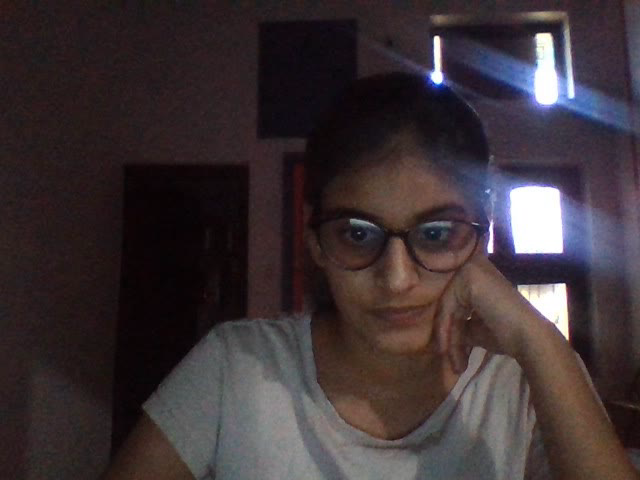
#> input picture frame 10 of output.avi, 640 x 480 px, given in place of the camera
$ jupyter execute --allow-errors Untitled.ipynb   (older library calls are emulated)
#> lines starting #> are read from the running program, lines starting #| are printed output that depends on the picture; after the words box and inside, x2 and y2 are one past the last pixel; in counts of white or black regions, pixels touching at a corner belong together
[cell 1]
import cv2

[cell 2]
import cv2
img = cv2.imread('F:\Computer Vision\opencv-master\samples\data\lena.jpg',0)

print(img)
#| None

cv2.imshow('image', img)
cv2.waitKey(5000)
cv2.destroyAllWindows()

[cell 3]
import cv2
img = cv2.imread('F:\Computer Vision\opencv-master\samples\data\lena.jpg',-1)

print(img)
#| None

cv2.imshow('image', img)
cv2.waitKey(0)
cv2.destroyAllWindows()

cv2.imwrite('lena_copy.png',img)
#> Out = True

[cell 4]
import cv2
img = cv2.imread('F:\Computer Vision\opencv-master\samples\data\lena.jpg',-1)

cv2.imshow('image', img)

k=cv2.waitKey(0)
#> (key q is pressed here)

if k == 27: #if ecs key presed thn destory the window
    cv2.destroyAllWindows()
elif k ==ord('s'):   #pressed s key thn copy is creted
    cv2.imwrite('lena_copy.png',img)
    cv2.destroyAllWindows()

[cell 5]
import cv2

cap = cv2.VideoCapture(0);

while(True):
    ret,frame = cap.read()      #ret collects true/false
#> frame is the input picture: shape (480, 640, 3); mean B, G, R 53.4, 50.2, 60.5


    cv2.imshow('frame',frame)
    if cv2.waitKey(1) & 0xFF == ord('q'):
#> (key q is pressed here)
        break

cap.release()
cv2.destroyAllWindows()

[cell 6]
import cv2

cap = cv2.VideoCapture(0)
fourcc = cv2.VideoWriter_fourcc(*'XVID')
out = cv2.VideoWriter('output.avi',fourcc,20.0,(640,480))  #to save vedio

while(cap.isOpened()):
    ret,frame = cap.read()
    #ret collects true/false
    if ret == True:

        print(cap.get(cv2.CAP_PROP_FRAME_WIDTH))
        print(cap.get(cv2.CAP_PROP_FRAME_HEIGHT))

        out.write(frame)

        cv2.imshow('frame',frame)
        if cv2.waitKey(1) & 0xFF == ord('q'):
#> (key q is pressed here)
            break
    else:
        break
cap.release()
out.release()
cv2.destroyAllWindows()

[cell 7]
import cv2
img = cv2.imread('F:\Computer Vision\opencv-master\samples\data\lena.jpg',1)

img = cv2.line(img,(0,0), (255,255),(255,0,0),5)
#line arguments(img,starting_cordinates,ending_cordinated,BGRcolor,thickness)
img = cv2.arrowedLine(img,(0,255), (255,255),(0,255,0),5)

#draw rectangle
img = cv2.rectangle(img, (384,0),(510,128),(0,0,255),5)
img = cv2.rectangle(img, (284,250),(250,100),(255,0,0),-1)

img = cv2.circle(img,(447,63),63,(0,255,0),-1)

#put text on img
font=cv2.FONT_HERSHEY_SIMPLEX
img = cv2.putText(img, 'hey!!', (10,500,),font,4,(255,255,255),10,cv2.LINE_AA)

cv2.imshow('image', img)
cv2.waitKey(0)
cv2.destroyAllWindows()

[cell 8]
##Using numpy zeroes
import numpy as np
import cv2

#img = cv2.imread('F:\Computer Vision\opencv-master\samples\data\lena.jpg',1)

img = np.zeros([912,512,3],np.uint8)

img = cv2.line(img,(0,0), (255,255),(255,0,0),5)
#line arguments(img,starting_cordinates,ending_cordinated,BGRcolor,thickness)
img = cv2.arrowedLine(img,(0,255), (255,255),(0,255,0),5)

#draw rectangle
img = cv2.rectangle(img, (384,0),(510,128),(0,0,255),5)
img = cv2.rectangle(img, (284,250),(250,100),(255,0,0),-1)

img = cv2.circle(img,(447,63),63,(0,255,0),-1)

#put text on img
font=cv2.FONT_HERSHEY_SIMPLEX
img = cv2.putText(img, 'hey!!', (10,500,),font,4,(255,255,255),10,cv2.LINE_AA)

cv2.imshow('image', img)
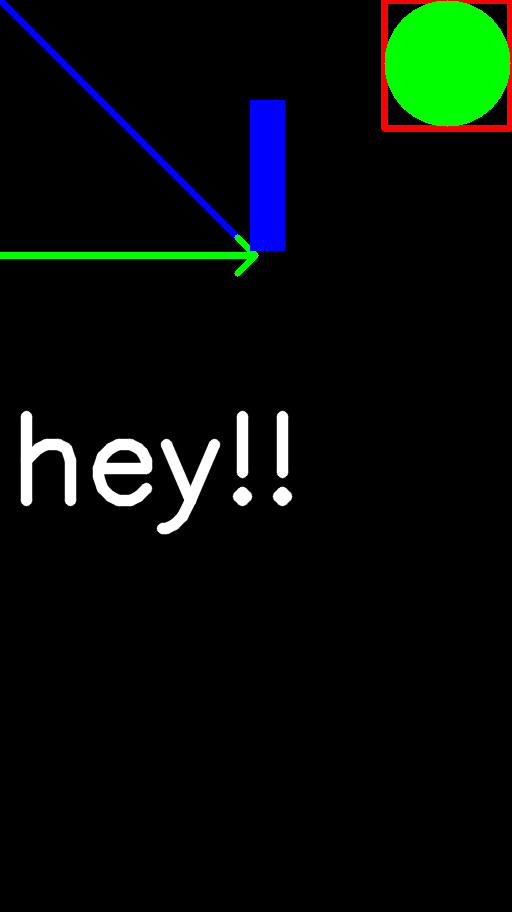
#> window 'image': shape (912, 512, 3); mean B, G, R 8.6, 12.5, 5.9
cv2.waitKey(0)
cv2.destroyAllWindows()

[cell 9]
import cv2
cap = cv2.VideoCapture(0)


cap.set(3,700) #setting resolution of camera
cap.set(4,700)

print(cap.get(3))
print(cap.get(4))

while(cap.isOpened()):
    ret,frame = cap.read()
    if ret == True:
        gray = cv2.cvtColor(frame,cv2.COLOR_BGR2GRAY)
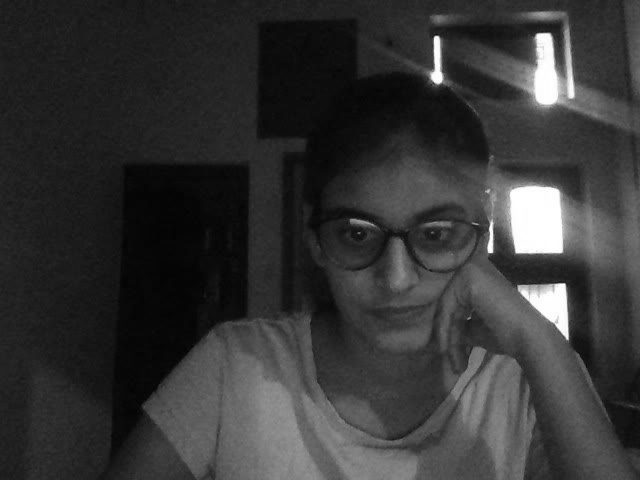
#> gray: shape (480, 640); min 2, max 255, mean 53.6
        cv2.imshow('frame',gray)
        if cv2.waitKey(1) & 0xFF == ord('q'):
#> (key q is pressed here)
            break
    else:
        break
cap.release()

cv2.destroyAllWindows()

[cell 10]
#date and time
import cv2
import datetime
cap = cv2.VideoCapture(0)
print(cap.get(cv2.CAP_PROP_FRAME_WIDTH))
print(cap.get(cv2.CAP_PROP_FRAME_HEIGHT))

while(cap.isOpened()):
    ret,frame = cap.read()
    if ret == True:

        font = cv2.FONT_HERSHEY_SIMPLEX
        text = 'Width:' + str(cap.get(3)) + 'Height:' +str(cap.get(4))
        datet = str(datetime.datetime.now())
        frame = cv2.putText(frame, datet, (10,50),font,1,(0,255,0),2,cv2.LINE_AA)
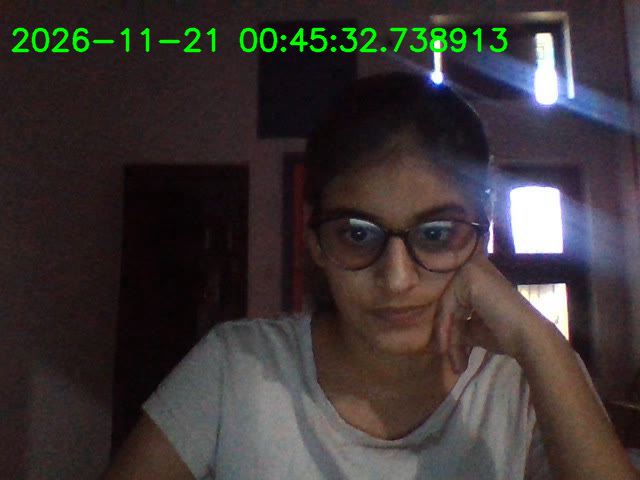
#> frame: shape (480, 640, 3); 1.7% of pixels changed, all inside (x1, y1, x2, y2) = (11, 27, 508, 53)

        cv2.imshow('frame',frame)
        if cv2.waitKey(1) & 0xFF == ord('q'):
#> (key q is pressed here)
            break
    else:
        break
cap.release()
cv2.destroyAllWindows()

[cell 11]
#Mouse events
import numpy as np
import cv2

def click_event(event,x,y,flags,param):
    if event == cv2.EVENT_LBUTTONDOWN:
        print(x, ',',y)
        font = cv2.FONT_HERSHEY_SIMPLEX
        strXY = str(x) + ','+str(y)
        cv2.putText(img,strXY,(x,y),font,.5,(255,255,0),2)
        cv2.imshow('image',img)

img = np.zeros([912,512,3],np.uint8)
cv2.imshow('image', img)

cv2.setMouseCallback('image', click_event)

cv2.waitKey(0)
cv2.destroyAllWindows()

[cell 12]
#drawing line from points with click
import numpy as np
import cv2

def click_event(event,x,y,flags,param):
    if event == cv2.EVENT_LBUTTONDOWN:
        cv2.circle(img, (x,y), 3 , (0,0,255), -1)
        points.append((x , y))
        if len(points) >=2:
            cv2.line(img,points[-1],points[-2],(255,0,0),5)
        cv2.imshow('image',img)

img = np.zeros([912,512,3],np.uint8)
cv2.imshow('image', img)
points = []

cv2.setMouseCallback('image', click_event)

cv2.waitKey(0)
cv2.destroyAllWindows()

[cell 13]
import numpy as np
import cv2

def click_event(event,x,y,flags,param):
    if event == cv2.EVENT_LBUTTONDOWN:
        blue = img[x,y,0]
        green = img[x,y,1]
        red = img[x,y,2]
        cv2.circle(img,(x,y),3,(0,0,255),-1)
        mycolorImage = np.zeros((512,512,3),np.uint8)

        mycolorImage[:] = [blue,green,red]

        cv2.imshow('color',mycolorImage)


img = cv2.imread('F:\Computer Vision\opencv-master\samples\data\lena.jpg',1)
cv2.imshow('image',img)
points = []
cv2.setMouseCallback('image',click_event)

cv2.waitKey(0)
cv2.destroyAllWindows()

[cell 14]
import cv2

img = cv2.imread('F:\Computer Vision\opencv-master\samples\data\messi5.jpg')
img2 = cv2.imread('F:\Computer Vision\opencv-master\samples\data\opencv-logo.png')
#> (the rest of this cell did not finish here and is left out)

[cell 15]
import numpy as np
import cv2

def nothing(x):
    print(x)
img = np.zeros((300,512,3), np.uint8)
#> (the rest of this cell did not finish here and is left out)

[cell 16]
import cv2
import numpy as np

def nothing(x):
    pass
#> (the rest of this cell did not finish here and is left out)

[cell 17]
#single threshold
import cv2
import numpy as np

img = cv2.imread('F:\Computer Vision\opencv-master\samples\data\gradient.png',0)
_,th1 = cv2.threshold(img,127,255,cv2.THRESH_BINARY)

cv2.imshow("Image",img)
cv2.imshow("th1",th1)

cv2.waitKey(0)
cv2.destroyAllWindows()

[cell 18]
#adaptive thresholding
import cv2
import numpy as np

img = cv2.imread('F:\Computer Vision\opencv-master\samples\data\sudoku.png',0)
_,th1 = cv2.threshold(img,127,255,cv2.THRESH_BINARY)#simple threshold
#> (the rest of this cell did not finish here and is left out)

[cell 19]
#image blurring an smoothing
import cv2
from matplotlib import pyplot as plt
import numpy as np

img = cv2.imread('F:\Computer Vision\opencv-master\samples\data\opencv-logo.png')
#> (the rest of this cell did not finish here and is left out)

[cell 20]
#Image Gradient
import cv2
from matplotlib import pyplot as plt
import numpy as np

img = cv2.imread('F:\Computer Vision\opencv-master\samples\data\messi5.jpg',-1)
#> (the rest of this cell did not finish here and is left out)

[cell 21]
import cv2
import numpy as np

def sketch(image):
    #converting_image_to_grayscale
    img_gray=cv2.cvtColor(image,cv2.COLOR_BGR2GRAY)
    #blurring_image_to_remove_noise
    img_blur=cv2.GaussianBlur(img_gray,(3,3),0)
    #extracting_edges
    edges=cv2.Canny(img_blur,10,80)
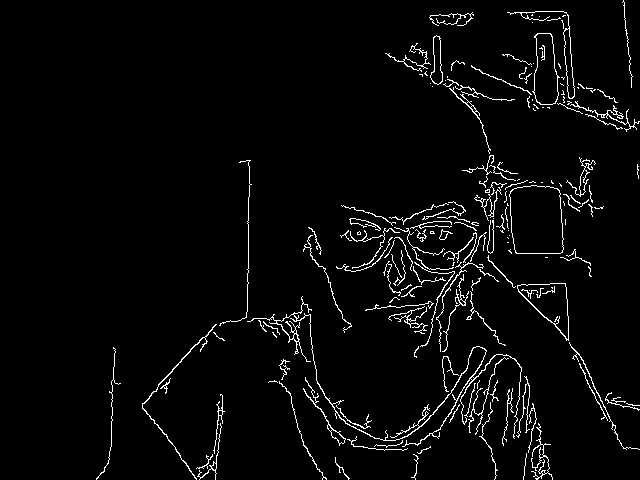
#> edges: shape (480, 640); 3.4% white in thin lines or dots, all inside (x1, y1, x2, y2) = (96, 0, 640, 480)
    #applying_threshold_inverse
    ret,mask=cv2.threshold(edges,50,255,cv2.THRESH_BINARY_INV)
    return mask

# capturing_video_from_webcam
cap=cv2.VideoCapture(0)
# constant_image_capture_from_video
while True:
    ret,frame=cap.read()
    cv2.imshow('Live_Sketch',sketch(frame))
    # Key13==ENTER_KEY
    if cv2.waitKey(1)==13:
#> (key q is pressed here)
        break
# releasing_webcam
cap.release()
# destroying_window
cv2.destroyAllWindows()

[cell 22]
import cv2

# generate sketch image
def sketch(image):
    # Convert color image to grayscale
    img_gray = cv2.cvtColor(image, cv2.COLOR_BGR2GRAY)

    #make blure image --GaussianBlur(src, ksize, sigmaX[, dst[, sigmaY[, borderType]]])
    img_gray_blur = cv2.GaussianBlur(img_gray, (5,5), 0)

    # Extract edges - Canny(image, threshold1, threshold2[, edges[, apertureSize[, L2gradient]]])
    canny_edges = cv2.Canny(img_gray_blur, 60, 90)
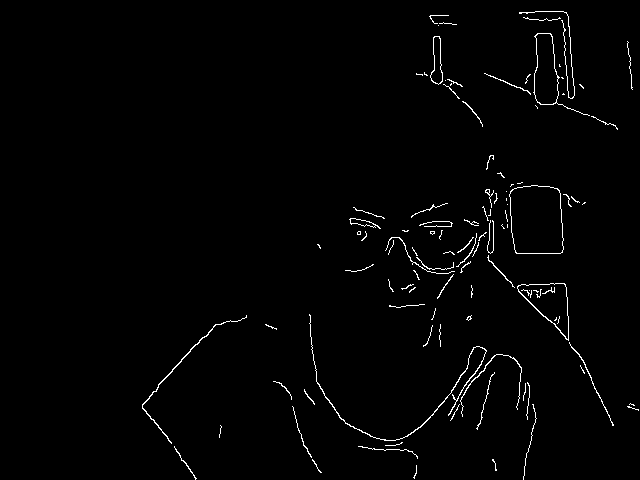
#> canny_edges: shape (480, 640); 1.4% white in thin lines or dots, all inside (x1, y1, x2, y2) = (142, 11, 639, 480)

    #return blure image
    return canny_edges

#start video carmera
cap = cv2.VideoCapture(0)

while True:
    #read images fro the camera
    responce, frame = cap.read()

    if responce == False:
        break

    #show the stech image
    cv2.imshow('Live Sketch Drawing', sketch(frame))

    # wait for 1ms for kye 'q' no responce then show next image
    if cv2.waitKey(1) & 0xFF == ord('q'):
#> (key q is pressed here)
        break

#Release camera and close all windows
cap.release()
cv2.destroyAllWindows()

[cell 23]
#Image Blending
import cv2
import numpy as np

apple = cv2.imread('F:\Computer Vision\opencv-master\samples\data\apple.jpg', 0)
#apple = cv2.imread('F:\Computer Vision\opencv-master\samples\data\apple.jpg')
orange = cv2.imread('F:\Computer Vision\opencv-master\samples\data\orange.jpg',0)
#orange = cv2.imread('F:\Computer Vision\opencv-master\samples\data\orange.jpg')

#> (the rest of this cell did not finish here and is left out)

[cell 24]
import cv2
import numpy as np

img = cv2.imread('F:\Computer Vision\opencv-master\samples\data\opencv-logo.png')
#> (the rest of this cell did not finish here and is left out)

[cell 25]
##Matching Contours

import cv2
import numpy as np

org_img = cv2.imread("F:\Computer Vision\opencv-master\samples\data\pic3.png")
template_img = cv2.imread("F:\Computer Vision\opencv-master\samples\data\templ.png")

#> (the rest of this cell did not finish here and is left out)

[cell 26]
import cv2
import numpy as np

cap = cv2.VideoCapture(0)
cv2.namedWindow('sketch')

#cv2.createTrackbar('LTC','sketch',0,255,nothing)
#cv2.createTrackbar('UTC','sketch',0,255,nothing)

while True:
    ret, frame = cap.read()
    image = cv2.cvtColor(frame,cv2.COLOR_BGR2GRAY)
    image = cv2.GaussianBlur(image,(7,7),0)

    #ltc = cv2.getTrackbarPos('LTC','sketch')
    #utc = cv2.getTrackbarPos('UTC','sketch')

    image = cv2.Canny(image,10,60)
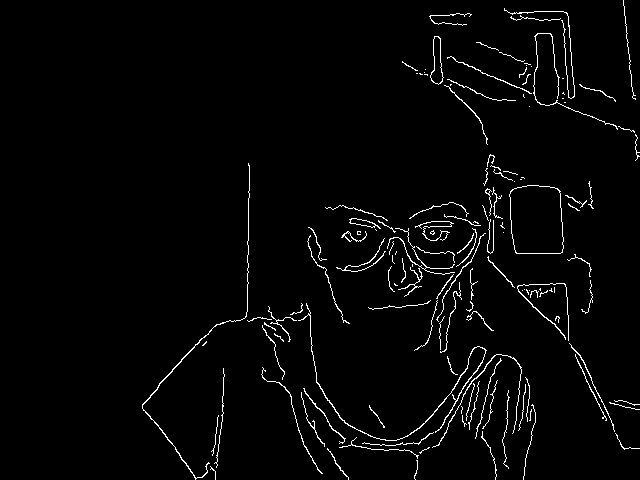
#> image: shape (480, 640); 2.5% white in thin lines or dots, all inside (x1, y1, x2, y2) = (142, 0, 640, 480)
    ret,image = cv2.threshold(image,50,255,cv2.THRESH_BINARY_INV)

    cv2.imshow("original",frame)
    cv2.imshow("sketch",image)
    if cv2.waitKey(1)==ord('q'):
#> (key q is pressed here)
        break
cap.release()
#> (the rest of this cell did not finish here and is left out)

$ run again, starting later in the video
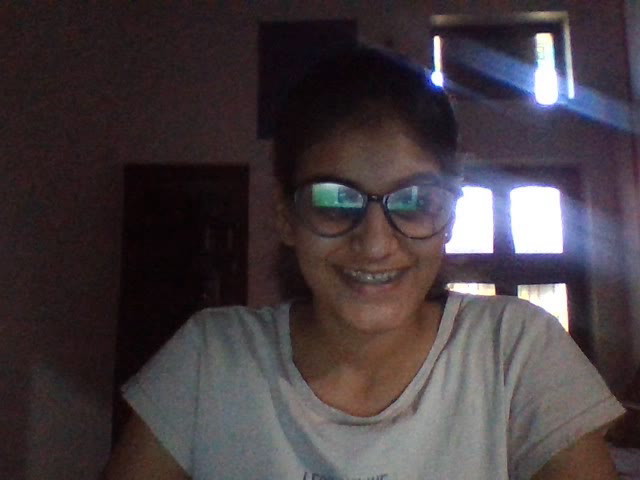
#> input picture frame 46 of output.avi, 640 x 480 px, given in place of the camera
#| None
#| None
#> Out = True
#> frame is the input picture: shape (480, 640, 3); mean B, G, R 64.5, 60.1, 69.4
#> frame: shape (480, 640, 3); 1.7% of pixels changed, all inside (x1, y1, x2, y2) = (11, 27, 508, 53)
#> in sketch, `edges=cv2.Canny(img_blur,10,80)`:
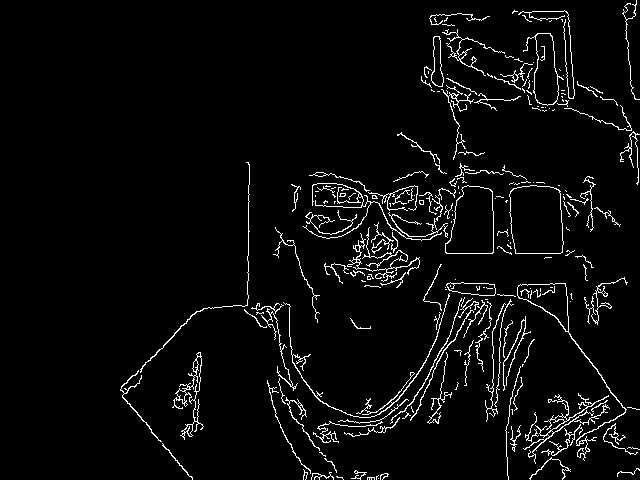
#> edges: shape (480, 640); 4.1% white in thin lines or dots, all inside (x1, y1, x2, y2) = (120, 0, 640, 480)
#> canny_edges: shape (480, 640); 1.6% white in thin lines or dots, all inside (x1, y1, x2, y2) = (120, 11, 626, 480)
#> `image = cv2.Canny(image,10,60)`:
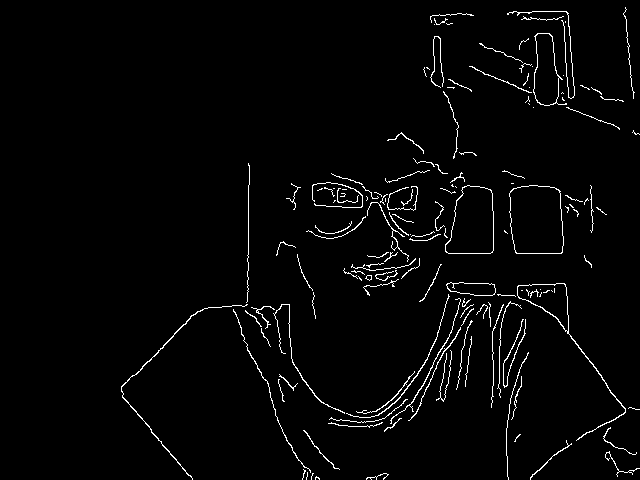
#> image: shape (480, 640); 2.4% white in thin lines or dots, all inside (x1, y1, x2, y2) = (121, 7, 640, 480)

$ run again, starting later in the video
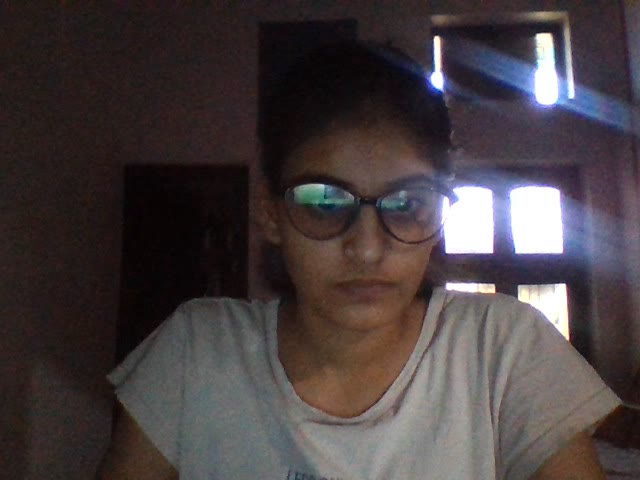
#> input picture frame 83 of output.avi, 640 x 480 px, given in place of the camera
#| None
#| None
#> Out = True
#> frame is the input picture: shape (480, 640, 3); mean B, G, R 64.4, 62.3, 71.2
#> frame: shape (480, 640, 3); 1.65% of pixels changed, all inside (x1, y1, x2, y2) = (11, 27, 502, 53)
#> in sketch, `edges=cv2.Canny(img_blur,10,80)`:
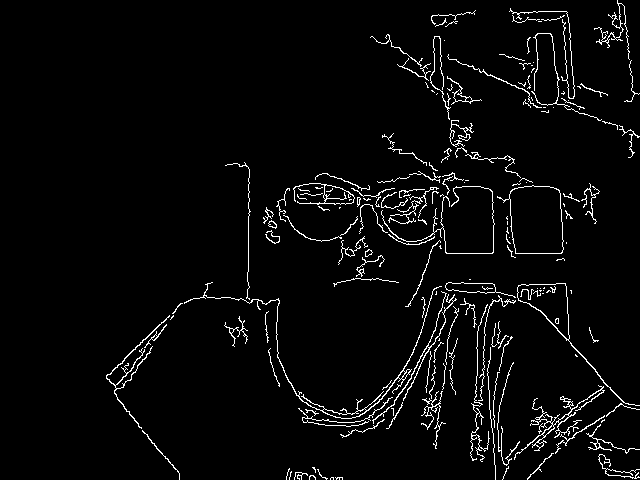
#> edges: shape (480, 640); 3.6% white in thin lines or dots, all inside (x1, y1, x2, y2) = (106, 0, 640, 480)
#> canny_edges: shape (480, 640); 1.6% white in thin lines or dots, all inside (x1, y1, x2, y2) = (106, 11, 640, 480)
#> `image = cv2.Canny(image,10,60)`:
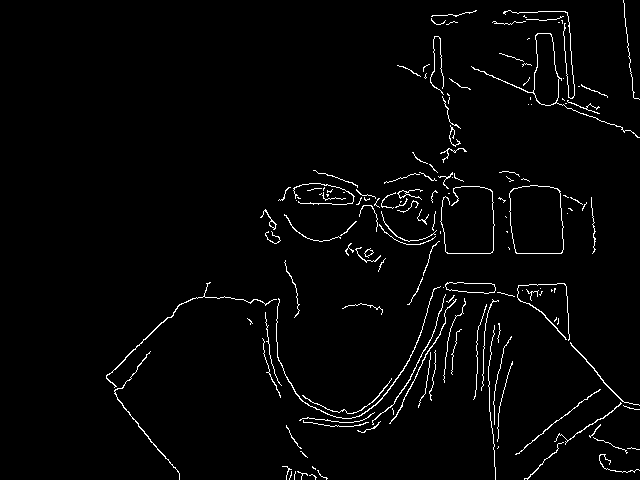
#> image: shape (480, 640); 2.4% white in thin lines or dots, all inside (x1, y1, x2, y2) = (106, 0, 640, 480)
